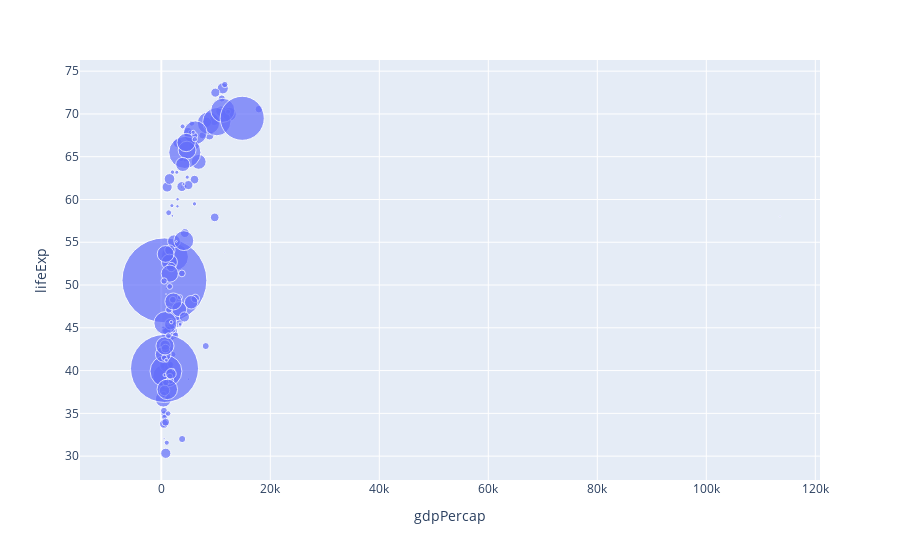
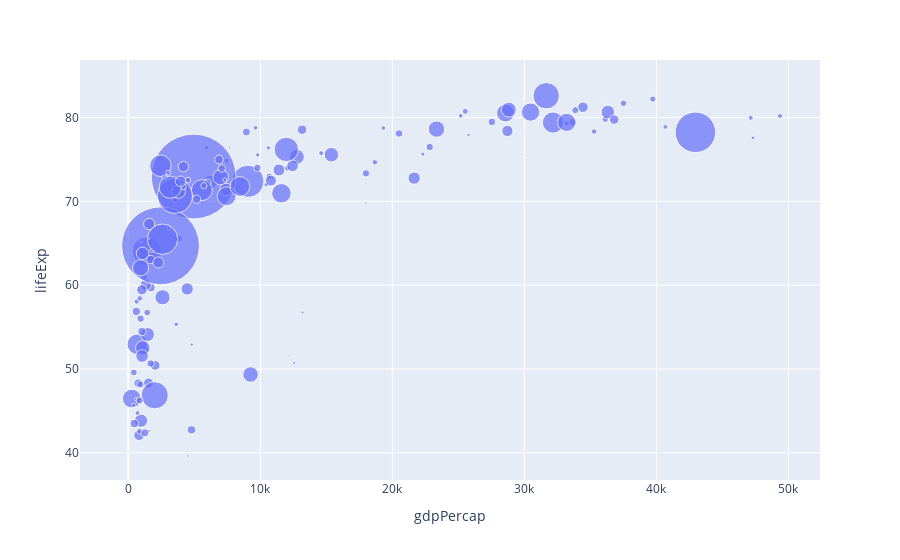

Notebook code for these charts, in order:
### Markdown cell above
## Plotly

### Code cell
#| label: fig-gapminder
#| fig-cap: Life Expectancy and GDP
#| fig-subcap:
#|   - "Gapminder: 1957"
#|   - "Gapminder: 2007"
#| layout-ncol: 2
#| column: page

import plotly.express as px
import plotly.io as pio
gapminder = px.data.gapminder()
def gapminder_plot(year):
    gapminderYear = gapminder.query("year == " + 
                                    str(year))
    fig = px.scatter(gapminderYear, 
                     x="gdpPercap", y="lifeExp",
                     size="pop", size_max=60,
                     hover_name="country")
    fig.show()
    
gapminder_plot(1957)
gapminder_plot(2007)

### Figure 1 — Plotly figure (JSON) as saved in the notebook; plotly's stock layout.template omitted (floating-point values rounded to 4 significant figures; data arrays with more than 128 entries replaced by an {"elided": "..."} marker saying what was removed)
{"data": [{"hovertemplate": "<b>%{hovertext}</b><br><br>gdpPercap=%{x}<br>lifeExp=%{y}<br>pop=%{marker.size}<extra></extra>", "hovertext": {"elided": "142 str values"}, "legendgroup": "", "marker": {"color": "#636efa", "size": {"elided": "142 int values"}, "sizemode": "area", "sizeref": 177100.0, "symbol": "circle"}, "mode": "markers", "name": "", "orientation": "v", "showlegend": false, "type": "scatter", "x": {"elided": "142 float values"}, "xaxis": "x", "y": {"elided": "142 float values"}, "yaxis": "y"}], "layout": {"autosize": true, "legend": {"itemsizing": "constant", "tracegroupgap": 0}, "margin": {"t": 60}, "xaxis": {"anchor": "y", "autorange": true, "domain": [0, 1], "range": [-17270.0, 121100.0], "title": {"text": "gdpPercap"}, "type": "linear"}, "yaxis": {"anchor": "x", "autorange": true, "domain": [0, 1], "range": [26.43, 77.81], "title": {"text": "lifeExp"}, "type": "linear"}}}

### Figure 2 — Plotly figure (JSON) as saved in the notebook; plotly's stock layout.template omitted (floating-point values rounded to 4 significant figures; data arrays with more than 128 entries replaced by an {"elided": "..."} marker saying what was removed)
{"data": [{"hovertemplate": "<b>%{hovertext}</b><br><br>gdpPercap=%{x}<br>lifeExp=%{y}<br>pop=%{marker.size}<extra></extra>", "hovertext": {"elided": "142 str values"}, "legendgroup": "", "marker": {"color": "#636efa", "size": {"elided": "142 int values"}, "sizemode": "area", "sizeref": 366300.0, "symbol": "circle"}, "mode": "markers", "name": "", "orientation": "v", "showlegend": false, "type": "scatter", "x": {"elided": "142 float values"}, "xaxis": "x", "y": {"elided": "142 float values"}, "yaxis": "y"}], "layout": {"autosize": true, "legend": {"itemsizing": "constant", "tracegroupgap": 0}, "margin": {"t": 60}, "xaxis": {"anchor": "y", "autorange": true, "domain": [0, 1], "range": [-4529.0, 52490.0], "title": {"text": "gdpPercap"}, "type": "linear"}, "yaxis": {"anchor": "x", "autorange": true, "domain": [0, 1], "range": [36.27, 88.74], "title": {"text": "lifeExp"}, "type": "linear"}}}
